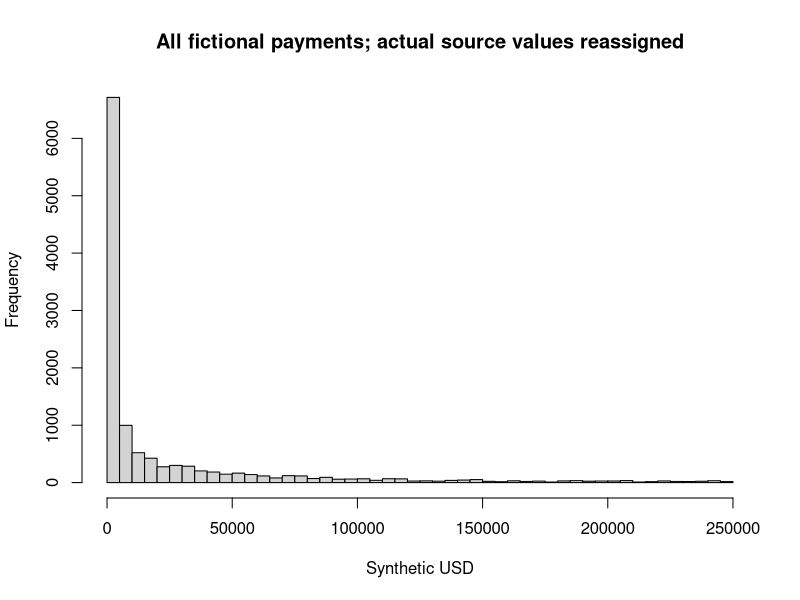
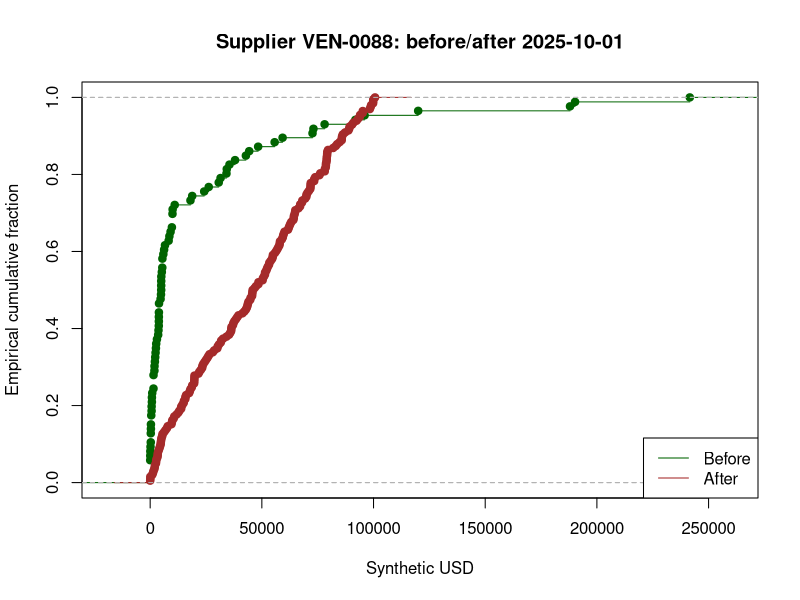
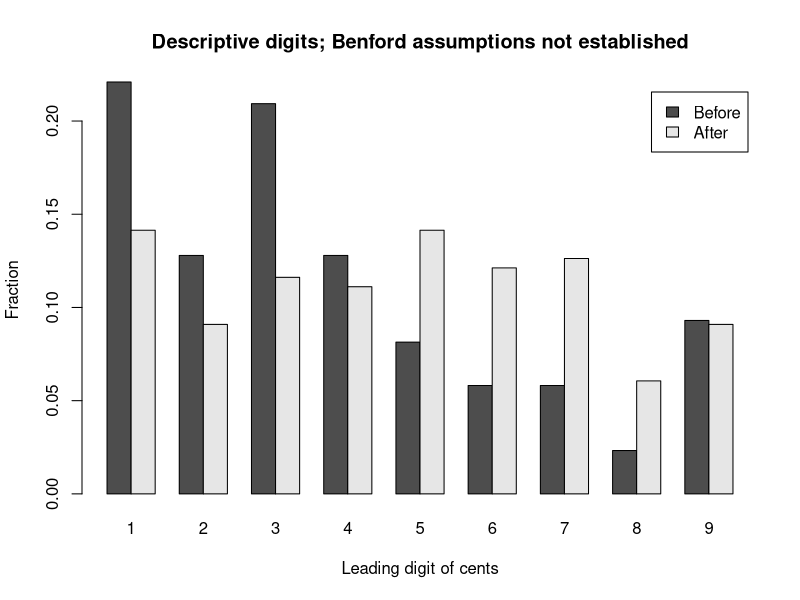

Source code (R) for these figures, in order:
# Run from repository root: Rscript courses/tracks/forensic.R
d <- read.csv("data/forensic/v2/payments.csv", stringsAsFactors = FALSE)
entities <- read.csv("data/forensic/v2/entities.csv", stringsAsFactors = FALSE)
invoices <- read.csv("data/forensic/v2/invoices.csv", stringsAsFactors = FALSE)
bank <- read.csv("data/forensic/v2/bank_entries.csv", stringsAsFactors = FALSE)
stopifnot(nrow(d) == 12000, nrow(entities) == 120, nrow(invoices) == 11999,
          nrow(bank) == 12000, length(unique(d$transaction_id)) == 12000,
          all(d$supplier_id %in% entities$supplier_id), all(d$invoice_id %in% invoices$invoice_id))
# evidence-brief: match bank to ledger without multiplying invoice rows
positions <- match(bank$transaction_id, d$transaction_id)
stopifnot(!anyNA(positions))
differences <- -bank$signed_amount_cents - d$amount_cents[positions]
stopifnot(sum(differences != 0) == 1, sum(abs(differences)) == 500)
# round-sums: integer-valued doubles are exact within this fixture's range
groups <- split(d, paste(d$supplier_id, d$payment_date, sep = "|"))
candidates <- Filter(function(x) nrow(x) >= 3 && sum(x$amount_cents) %% 1000000 == 0, groups)
stopifnot(length(candidates) >= 12)
# distribution-shift: descriptive CDF distance, not a calibrated test
before <- subset(d, supplier_id == "VEN-0088" & payment_date < "2025-10-01")$amount_cents
after <- subset(d, supplier_id == "VEN-0088" & payment_date >= "2025-10-01")$amount_cents
domain <- sort(unique(c(before, after)))
distance <- max(abs(ecdf(before)(domain) - ecdf(after)(domain)))
stopifnot(length(before) > 0, length(after) > 0, distance > 0.15)
dir.create("output", showWarnings = FALSE)
pdf("output/forensic-r.pdf", width = 10, height = 7)
hist(d$amount_cents / 100, breaks = 50, xlab = "Synthetic USD", main = "All fictional payments; actual source values reassigned")
plot(ecdf(before / 100), col = "darkgreen", xlab = "Synthetic USD", ylab = "Empirical cumulative fraction", main = "Supplier VEN-0088: before/after 2025-10-01")
lines(ecdf(after / 100), col = "brown")
legend("bottomright", c("Before", "After"), col = c("darkgreen", "brown"), lty = 1)
first_digit <- function(x) as.integer(substr(as.character(as.integer(x)), 1, 1))
profiles <- rbind(tabulate(first_digit(before), nbins = 9) / length(before),
                  tabulate(first_digit(after), nbins = 9) / length(after))
barplot(profiles, beside = TRUE, names.arg = 1:9, legend.text = c("Before", "After"),
        xlab = "Leading digit of cents", ylab = "Fraction", main = "Descriptive digits; Benford assumptions not established")
dev.off()
cat(sprintf("PASS: 12000 payments; 120 entities; %d round-total candidates; one 500-cent bank difference; CDF distance %.4f.\n", length(candidates), distance))
